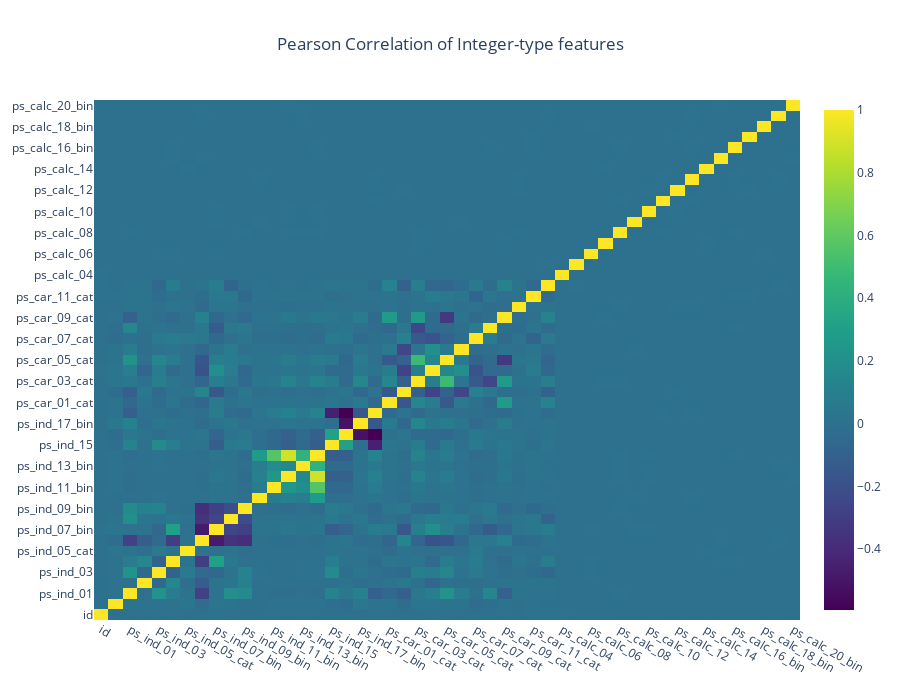

The code cell stored with this chart in its notebook:
### Markdown cell above
## correlation map with plot.ly

### Code cell
#train_int = train_int.drop(["id", "target"], axis=1)
# colormap = plt.cm.bone
# plt.figure(figsize=(21,16))
# plt.title('Pearson correlation of categorical features', y=1.05, size=15)
# sns.heatmap(train_cat.corr(),linewidths=0.1,vmax=1.0, square=True, cmap=colormap, linecolor='white', annot=False)
data = [
    go.Heatmap(
        z=train_int.corr().values,
        x=train_int.columns.values,
        y=train_int.columns.values,
        colorscale='Viridis',
        reversescale = False,
        #text = True ,
        opacity = 1.0 )
]

layout = go.Layout(
    title='Pearson Correlation of Integer-type features',
    xaxis = dict(ticks='', nticks=36),
    yaxis = dict(ticks='' ),
    width = 900, height = 700,
    title_x=0.5)

fig = go.Figure(data=data, layout=layout)
py.iplot(fig, filename='labelled-heatmap')

### Figure 1 — Plotly figure (JSON) as saved in the notebook; plotly's stock layout.template omitted (floating-point values rounded to 4 significant figures; data arrays with more than 128 entries replaced by an {"elided": "..."} marker saying what was removed)
{"data": [{"colorscale": [[0.0, "#440154"], [0.1111, "#482878"], [0.2222, "#3e4989"], [0.3333, "#31688e"], [0.4444, "#26828e"], [0.5556, "#1f9e89"], [0.6667, "#35b779"], [0.7778, "#6ece58"], [0.8889, "#b5de2b"], [1.0, "#fde725"]], "opacity": 1.0, "reversescale": false, "type": "heatmap", "x": ["id", "target", "ps_ind_01", "ps_ind_02_cat", "ps_ind_03", "ps_ind_04_cat", "ps_ind_05_cat", "ps_ind_06_bin", "ps_ind_07_bin", "ps_ind_08_bin", "ps_ind_09_bin", "ps_ind_10_bin", "ps_ind_11_bin", "ps_ind_12_bin", "ps_ind_13_bin", "ps_ind_14", "ps_ind_15", "ps_ind_16_bin", "ps_ind_17_bin", "ps_ind_18_bin", "ps_car_01_cat", "ps_car_02_cat", "ps_car_03_cat", "ps_car_04_cat", "ps_car_05_cat", "ps_car_06_cat", "ps_car_07_cat", "ps_car_08_cat", "ps_car_09_cat", "ps_car_10_cat", "ps_car_11_cat", "ps_car_11", "ps_calc_04", "ps_calc_05", "ps_calc_06", "ps_calc_07", "ps_calc_08", "ps_calc_09", "ps_calc_10", "ps_calc_11", "ps_calc_12", "ps_calc_13", "ps_calc_14", "ps_calc_15_bin", "ps_calc_16_bin", "ps_calc_17_bin", "ps_calc_18_bin", "ps_calc_19_bin", "ps_calc_20_bin"], "y": ["id", "target", "ps_ind_01", "ps_ind_02_cat", "ps_ind_03", "ps_ind_04_cat", "ps_ind_05_cat", "ps_ind_06_bin", "ps_ind_07_bin", "ps_ind_08_bin", "ps_ind_09_bin", "ps_ind_10_bin", "ps_ind_11_bin", "ps_ind_12_bin", "ps_ind_13_bin", "ps_ind_14", "ps_ind_15", "ps_ind_16_bin", "ps_ind_17_bin", "ps_ind_18_bin", "ps_car_01_cat", "ps_car_02_cat", "ps_car_03_cat", "ps_car_04_cat", "ps_car_05_cat", "ps_car_06_cat", "ps_car_07_cat", "ps_car_08_cat", "ps_car_09_cat", "ps_car_10_cat", "ps_car_11_cat", "ps_car_11", "ps_calc_04", "ps_calc_05", "ps_calc_06", "ps_calc_07", "ps_calc_08", "ps_calc_09", "ps_calc_10", "ps_calc_11", "ps_calc_12", "ps_calc_13", "ps_calc_14", "ps_calc_15_bin", "ps_calc_16_bin", "ps_calc_17_bin", "ps_calc_18_bin", "ps_calc_19_bin", "ps_calc_20_bin"], "z": {"elided": "49x49 float values"}}], "layout": {"height": 700, "title": {"text": "Pearson Correlation of Integer-type features", "x": 0.5}, "width": 900, "xaxis": {"nticks": 36, "ticks": ""}, "yaxis": {"ticks": ""}}}
